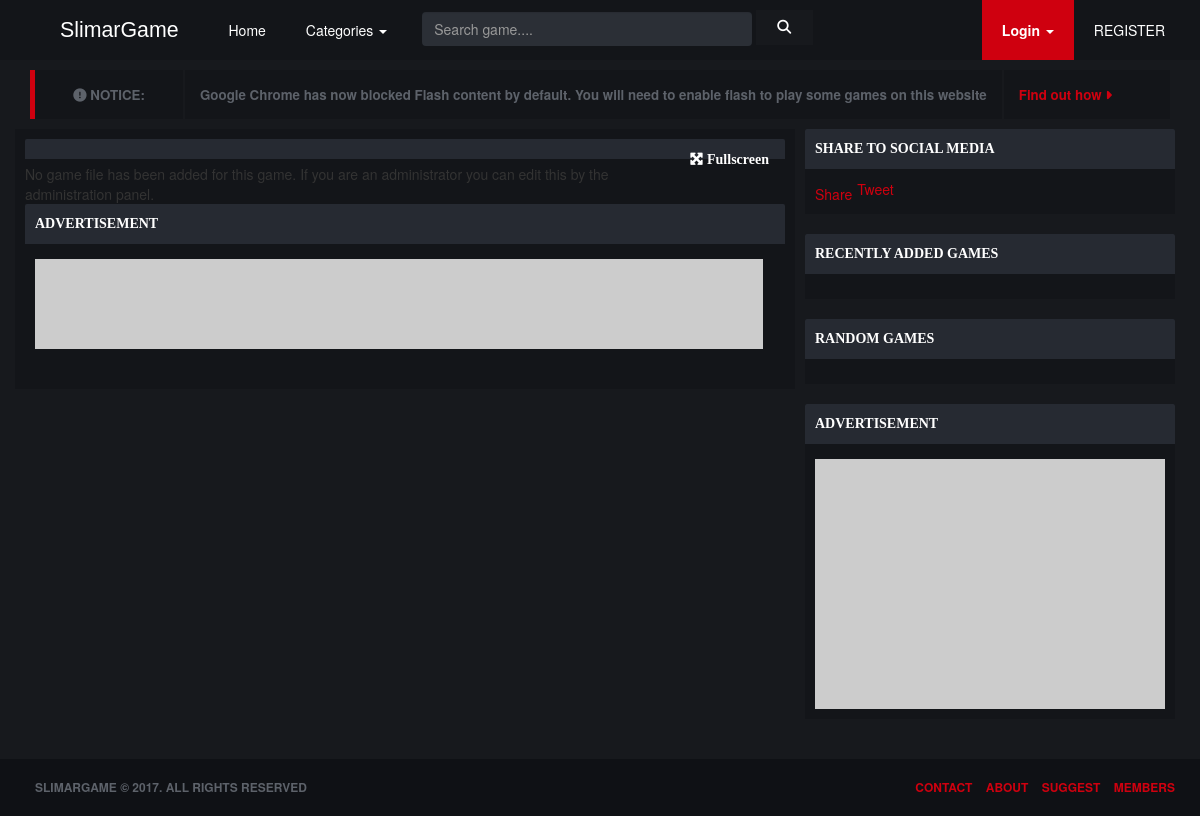
The page /play.php on the database its author committed.
### tables this page shows
CREATE TABLE `site_settings` (
  `url` varchar(225) NOT NULL,
  `title` varchar(200) NOT NULL,
  `about` longtext NOT NULL,
  `template` varchar(225) NOT NULL,
  `logourl` varchar(225) NOT NULL,
  `footer` varchar(200) NOT NULL,
  `postingcalled` varchar(225) NOT NULL,
  `offline` varchar(25) NOT NULL,
  `registeration` int(11) NOT NULL,
  `loginurl` text NOT NULL,
  `captcha` varchar(225) NOT NULL,
  `captcha_reg` int(11) NOT NULL,
  `verify` int(11) NOT NULL,
  `email` varchar(225) NOT NULL,
  `email_template` int(11) NOT NULL,
  `emailserver` varchar(225) NOT NULL,
  `referral` int(11) NOT NULL,
  `defaultpic` text NOT NULL,
  `welcome_title` text NOT NULL,
  `welcome_message` text NOT NULL,
  `ads_enabled` int(11) NOT NULL,
  `ad_1` longtext NOT NULL,
  `ad_2` longtext NOT NULL,
  `direct_game` int(11) NOT NULL
);

CREATE TABLE `site_notifications` (
  `id` int(11) NOT NULL,
  `type` varchar(225) NOT NULL,
  `text` varchar(225) NOT NULL,
  `button_link` varchar(225) NOT NULL,
  `button_text` varchar(225) NOT NULL,
  `enabled` int(11) NOT NULL DEFAULT '1',
  `min_rank` int(11) NOT NULL
);

### inc/config.php (called while the page is built, shortened)
<?php
if (isset($admin) && $admin == true) {
    if (file_exists("../inc/details.php")) {
        $installed = 1;
    } else {
        $installed = 0;
    }
} else {
    if (file_exists("inc/details.php")) {
        $installed = 1;
    } else {
        $installed = 0;
    }
}
if ($installed == 1) {
    require "details.php";
    try {
        $dbh = new PDO("mysql:host=$hostname;dbname=$database", $username, $password);
    } catch (PDOException $e) {
        echo '<h2>This website can not connect to the database</h2><br><br>';
        exit;
    }
    $sql = "SELECT * FROM site_settings";
    foreach ($dbh->query($sql) as $i) {
        include "class_functions.php";
    }
} else {
    header("Location: install/");
}

### play.php (the view, shortened to what this page needs)
<?php
require "inc/config.php";
$pagename = "game";
$url = $_GET['g'];
$stmt = $dbh->prepare("SELECT * FROM games WHERE `url` = :url");
$stmt->bindValue(':url', $url);
$stmt->execute();
$cur_game = $stmt->fetch();
?>
<!DOCTYPE html>
<html>
	<head>
		<?php include 'inc/themes/user/head.php' ?>
	</head>
	<body class="home" id="page">
	<?php include 'inc/themes/user/header.php'  ?>
		<div class="container">
			<div class="row">
			  <div class="col-md-8 contentbg" style="padding:10px;">
	<div id="player">
		<div class="container-header blue-header" id="gameheader"><?php echo $cur_game['title']; ?>
			<div style="Float:right;">
				<button onclick="goFullscreen('player'); return false" style="background:none;border:none;color:white;">
					<i class="fa fa-arrows-alt" aria-hidden="true"></i> Fullscreen</button></div>
		</div>
				<div  class="img-responsive propersize flash_container">
				<?php if(empty($cur_game['file'])){
				?>
				<div style="contentbg" style="padding:10px">
				<font>No game file has been added for this game. If you are an administrator you can edit this by the administration panel.</font>
				</div>
				<?php } ?>
				</div>
	</div>
				<?php if($i['ads_enabled'] == "1"){ ?>
				<div class="contentcontainer" style="">
					<div class="container-header blue-header">Advertisement</div>
					<div class="content-container">
						<?php echo $i['ad_2']; ?>
					</div>
				</div>
				<?php } ?>
			  </div>
			<div class="col-md-4" style="padding:10px;padding-top:0px;">
				<div class="contentcontainer contentbg">
					<div class="container-header blue-header">Share to social media</div>
					<div class="content-container">
<?php $current_link = (isset($_SERVER['HTTPS']) ? "https" : "http") . "://$_SERVER[HTTP_HOST]$_SERVER[REQUEST_URI]"; ?>
<div class="fb-share-button" style="Float:left;margin-right:5px;" data-href="<?php echo $current_link; ?>" data-layout="button_count" data-size="large" data-mobile-iframe="true"><a class="fb-xfbml-parse-ignore" target="_blank" href="https://www.facebook.com/sharer/sharer.php?u=<?php echo $current_link; ?>&amp;src=sdkpreparse">Share</a></div>
<a href="https://twitter.com/share" style="float:left;margin-right:5px;margin-top:-5px" class="twitter-share-button" data-size="large" data-show-count="false">Tweet</a>
					</div>
				</div>
				<?php include "inc/themes/user/side.php"; ?>
			</div>
			</div>
		</div>
		<?php include "inc/themes/user/footer.php"  ?>
	</body>
</html>

### inc/themes/user/header.php (shortened to what this page needs)
	<nav class="navbar navbar-default navbar-fixed-top">
  <div class="container">
    <div class="navbar-header">
      <a href="index.php" class="nodecoration" ><div class="logo"><?php echo $i['title'];?></div></a>
    </div>
    <div class="collapse navbar-collapse" id="bs-example-navbar-collapse-1">
      <ul class="nav navbar-nav">
        <li <?php if($pagename == "home"){ echo 'class="active"'; }?>><a href="index.php">Home </a></li>
		<li class="dropdown" class="dark">
          <a href="#" class="dropdown-toggle dark" data-toggle="dropdown" role="button" aria-haspopup="true" aria-expanded="false">Categories <span class="caret"></span></a>
        </li>
      </ul>
	  <form method="post" action="search.php?go" class="navbar-form navbar-left hidden-xs">
        <div class="form-group">
			<input type="text" name="search-text" class="form-control" autocomplete="off" spellcheck="false" placeholder="Search game....">
        </div>
        <button type="button" name="search-button" class="form-submit btn btn-search-nav"><i class="fa fa-search" aria-hidden="true"></i></button>
      </form>
      <ul class="nav navbar-nav navbar-right">
<?php
$user = $in['username'];
if(!$user){
?>
        <li class="dropdown">
          <a href="#" class="light" class="dropdown-toggle" data-toggle="dropdown"><b>Login</b> <span class="caret"></span></a>
        </li>
        <li><a href="signup.php">REGISTER</a></li>
		</ul>
<?php } ?>
    </div>
  </div>
</nav>
<div class="container">
		<?php
		$sql = "SELECT * FROM site_notifications WHERE enabled = '1' ORDER BY id";
		$stm = $dbh->prepare($sql);
		$stm->execute();
		$notification = $stm->fetchAll();
		foreach ($notification as $n) {
		?>
		<div class="notification-box border-left-red">
			<div class="notification-left">
				<i class="fa fa-exclamation-circle" aria-hidden="true"></i>
				<?php if($n['type'] == "notice"){ echo 'NOTICE:';} ?>
			</div>
			<div class="notification-middle">
				<?php echo $n['text']; ?>
			</div>
			<div class="notification-right">
				<a href="<?php echo $n['button_link']; ?>"><?php echo $n['button_text']; ?> <i class="fa fa-caret-right" aria-hidden="true"></i></a>
			</div>
		</div>
		<?php } ?>
</div>

### inc/themes/user/footer.php (shortened to what this page needs)
<div class="footer">
	<div class="container">
		<div style="float:left;"><?php echo $i['title'];?> &copy; 2017. All rights reserved</div>
		<div class="footer_right">
			<a href="contact.php">Contact</a>
			<a href="about.php">About</a>
			<a href="suggest.php">Suggest</a>
			<a href="members.php">Members</a>
		</div>
	</div>
</div>

### files/css/theme_dark.css (style rules this page uses)
body { background-color: #17191d; }
a { background-color: transparent; transition: color 0.3s ease; color:#cf000f!important; }
.logo { color:white; }
.navbar-default { background:#131519!important; color:white!important; margin-bottom:50px!important; border:0!important; }
.navbar-default .navbar-nav a { color:white!important; }
.navbar-right .light { background:#CF000F; }
.notification-box { background:#131519; color:white; }
.notification-left { color:#5d626a; border-right:2px solid #17191d; }
.notification-middle { color:#5d626a; border-right:2px solid #17191d; }
.notification-right { color:#5d626a; }
.notification-right a { color:#cf000f; }
.navbar-form input { background:#2b2f36!important; }
input { border:solid 0px black!important; background:#2b2f36!important; color:#9c9fa4!important; }
.btn.btn-search-nav { background: #17191d; color: #ffffff; }
.contentbg { background:#131519; }
.content-container { background:#131519; }
.footer { background:#0f1115; color:#5d626a; }
.footer a { color:#5d626a; }

### files/css/main.css (style rules this page uses)
html { font-family: sans-serif; -ms-text-size-adjust: 100%; -webkit-text-size-adjust: 100%; }
body { margin: 0; -webkit-animation: fadein 0.5s; -moz-animation: fadein 0.5s; -ms-animation: fadein 1s; -o-animation: fadein 1s; animation: fadein 0.5s; padding-top: 70px; }
article, aside, details, figcaption, figure, footer, header, hgroup, main, menu, nav, section, summary { display: block; }
b, strong { font-weight: bold; }
img { border: 0; }
button, input, optgroup, select, textarea { color: inherit; font: inherit; margin: 0; }
button { overflow: visible; text-transform: none; }
button, html input[type="button"] { -webkit-appearance: button; cursor: pointer; }
input { line-height: normal; }
.logo { padding:15px 30px; font-family: "Raleway", sans-serif; font-size:16pt; }
.navbar-fixed-top { margin-bottom:50px; }
.navbar-default { margin-bottom:50px!important; }
.navbar-default .navbar-nav a { padding:20px; }
.navbar-left .form-control { border:0px; color:#949090; margin-top:4px }
.navbar-left .form-group input[type=text] { width:330px!important; }
.btn.btn-search-nav { line-height: 30px; border-radius: 3px; height: 35px; font-family: "Raleway", sans-serif; font-weight: 500; font-size: 14px; letter-spacing: 0.04em; text-transform: uppercase; padding: 0 20px; border-radius:4px; }
.contentcontainer { color:#615c5c; margin-bottom:20px; }
.container-header { padding:10px; text-transform: uppercase; font-family:calibri; font-weight:bold; margin-bottom:5px; border-top-left-radius:2px; border-top-right-radius:2px; }
.content-container { padding:10px; overflow:hidden; }
.blue-header { background:#262a32; color:white; }
.notification-box { padding:0px;display: flex; margin-bottom:10px; }
.notification-left { float:left; font-size:10pt;font-weight:bold;padding:15px;width:150px;text-align:center }
.notification-middle { float:left;font-size:10pt;font-weight:bold;padding:15px;text-align:center }
.notification-right { float:right;font-size:10pt;font-weight:bold; padding:15px;text-align:right; }
.border-left-red { border-left:#cf000f 5px solid; }
.footer { margin-top:10px; font-size:9pt; font-weight:bold; padding:20px; text-transform:uppercase; }
.footer_right { float:right; }
.footer_right a { margin-left:10px; }
.btn { -webkit-transition: all 225ms ease-in-out; transition: all 225ms ease-in-out; text-overflow: ellipsis; vertical-align: middle; display: inline-block; white-space: nowrap; overflow: hidden; }
.square, .btn { border-radius: 0px!important; }

### rows shown on the page
site_settings: title "SlimarGame", title "SLIMARGAME"
site_notifications: shows "NOTICE:", text "Google Chrome has now blocked Flash content by default. You will need to enable flash to play some games on this website", button_text "Find out how"
